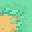

Rendered tile map (Tiled .tmx) drawn with the repository's tilesets; below, a short description and the full map source, tile grids included:
An orthogonal 1x1 tile map with 32x32 px tiles, 1 tile layer (Ground).

<map version="1.10" tiledversion="1.12.2" orientation="orthogonal" renderorder="right-down" width="1" height="1" tilewidth="32" tileheight="32" infinite="0">
 <tileset firstgid="1" name="animated" tilewidth="32" tileheight="32" tilecount="30" columns="5">
  <image source="../../../assets/tilesets/fiver/tiles_env2_floors32.png" width="160" height="192" />
  <tile id="0"><animation><frame tileid="0" duration="100" /><frame tileid="1" duration="100" /></animation></tile>
 </tileset>
 <layer id="1" name="Ground" width="1" height="1"><data encoding="csv">2147483649</data></layer>
</map>
